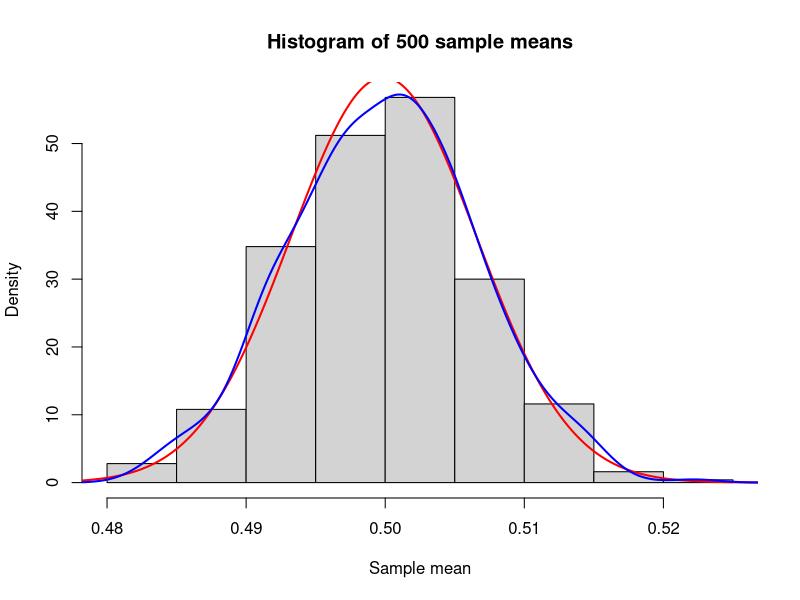
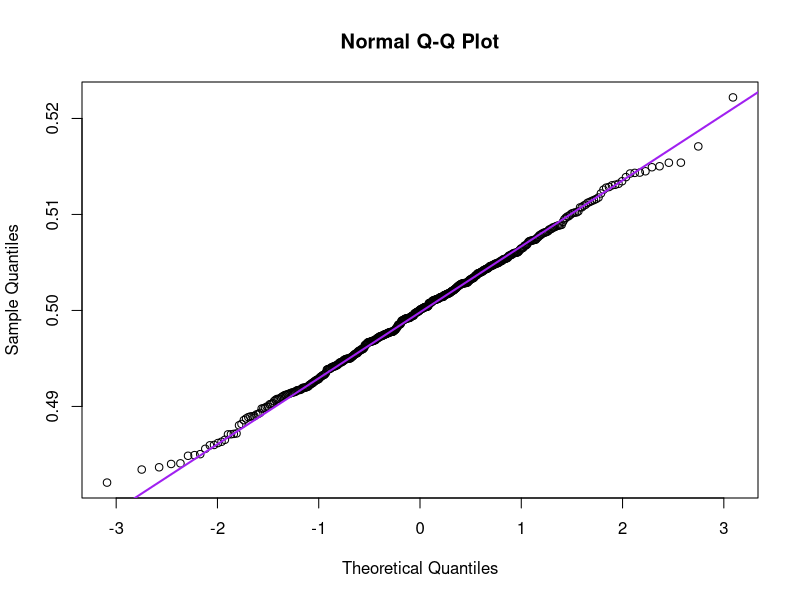

R code for these plots, in order:
## ---- chunk 1
knitr::opts_chunk$set(echo = FALSE)
## ---- chunk 2
data <- rbeta(50*500, 50, 50); data <- matrix(data, nrow=500, ncol=50)
data <- rowMeans(data)

hist(data, freq=F, main = "Histogram of 500 sample means",
     xlab = "Sample mean", ylab = "Density")

mu <- mean(data); sigma <- sd(data)
xs <- seq(min(data)-sigma, max(data)+sigma, length.out=1000)
lines(xs, dnorm(xs, mu, sigma), col="red", lwd=2)

lines(density(data), col="blue", lwd=2)
## ---- chunk 3
qqnorm(data)
qqline(data, col="purple", lwd=2)
